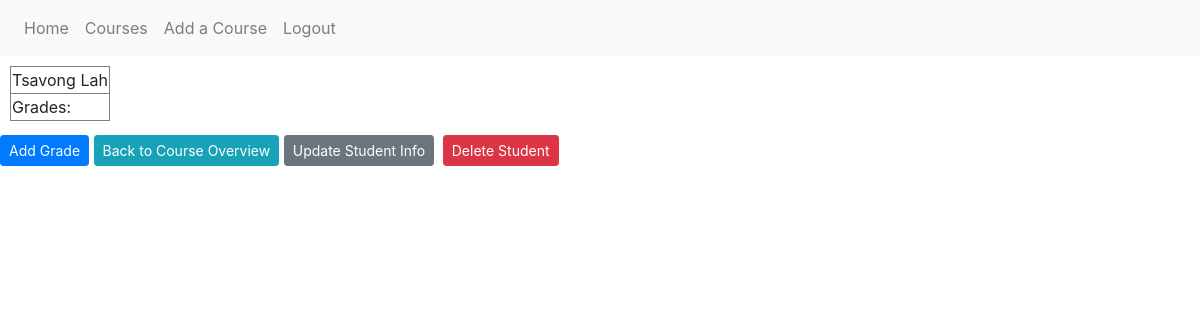
Page /course/1/student/2 (signed in) on the earlier database version.
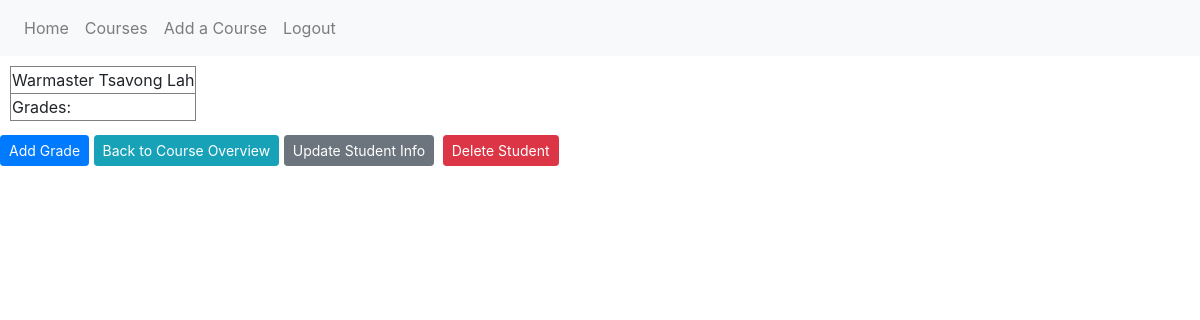
Same page on the later database version.
### guide_and_teach/models.py (models this page shows, shortened)
class Student(db.Model):
    id = db.Column(db.Integer, primary_key=True)
    user_id = db.Column(db.Integer, db.ForeignKey('user.id'))
    course_id = db.Column(db.Integer, db.ForeignKey('course.id'))
    student_name = db.Column(db.String(50))
    teacher = db.relationship('User', backref="user")
    courses = db.relationship('Course', backref="course")

### guide_and_teach/routes.py (the view)
@app.route('/course/<int:course_id>/student/<int:student_id>', methods=['GET', 'POST'])
@login_required
def single_student(student_id, course_id):
    student = Student.query.get_or_404(student_id)
    if student.user != current_user:
        abort(403)
    return render_template('single_student.html', title="student.student_name", student=student, course_id=course_id)

### guide_and_teach/models.py (called while the page is built)
@login_manager.user_loader
def load_user(user_id):
    return User.query.get(int(user_id))

### guide_and_teach/templates/single_student.html (shortened to what this page needs)
{% extends "layout.html" %}
{% block content %}
        <article>
            <table class="yes">
                <thead>
                    <tr>
                        <td>{{ student.student_name }}</td>
                    </tr>
                </thead>
                <tbody>
                    <tr>
                        <td>Grades:</td>
                    </tr>
                </tbody>
            </table>
            {% if student.user == current_user %}
            <div>
                <a class="btn btn-primary btn-sm mt-1 mb-1" href="#">Add Grade</a>
                <a class="btn btn-info btn-sm mt-1 mb-1" href="{{ url_for('single_course', course_id=course_id) }}">Back to Course Overview</a>
                <a class="btn btn-secondary btn-sm mt-1 mb-1" href="{{ url_for('update_student', student_id=student.id, course_id=course_id) }}">Update Student Info</a>
                <button type="button" class="btn btn-danger btn-sm m-1" data-toggle="modal" data-target="#deleteModal">Delete Student</button>
            </div>
            {% endif %}
        </article>
{% endblock content %}

Differences in the rows shown:
changed Student: student_name "Tsavong Lah" → "Warmaster Tsavong Lah"
